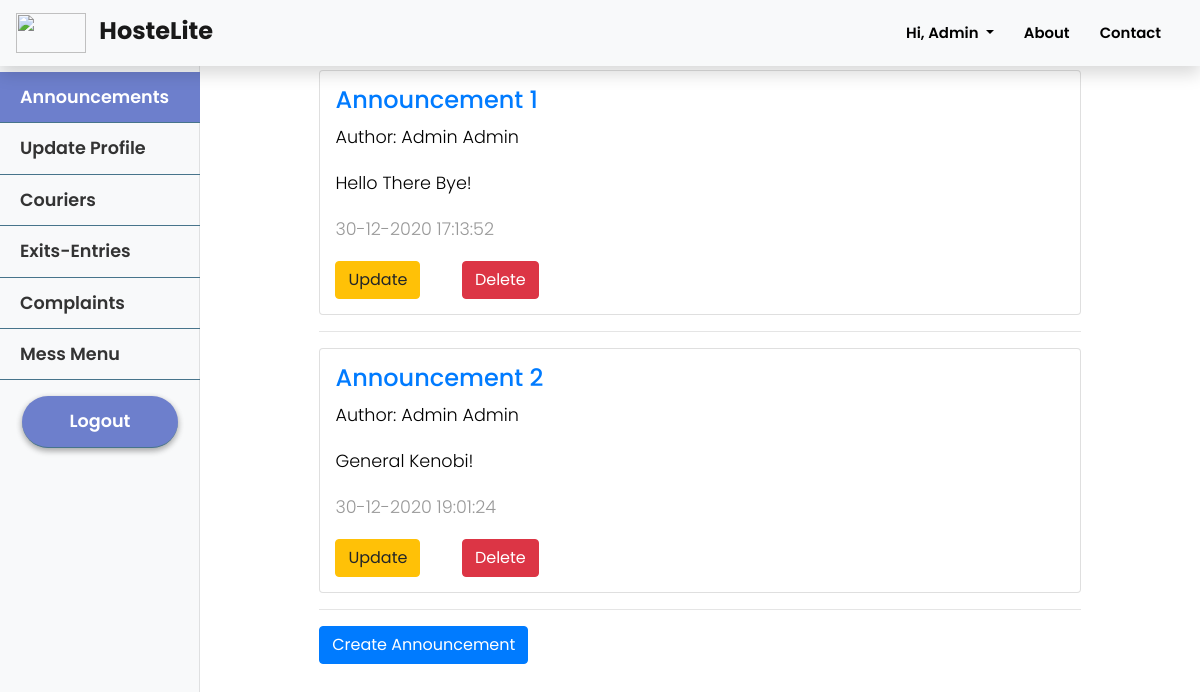
The app's page /cr/announcements (signed in), older data.
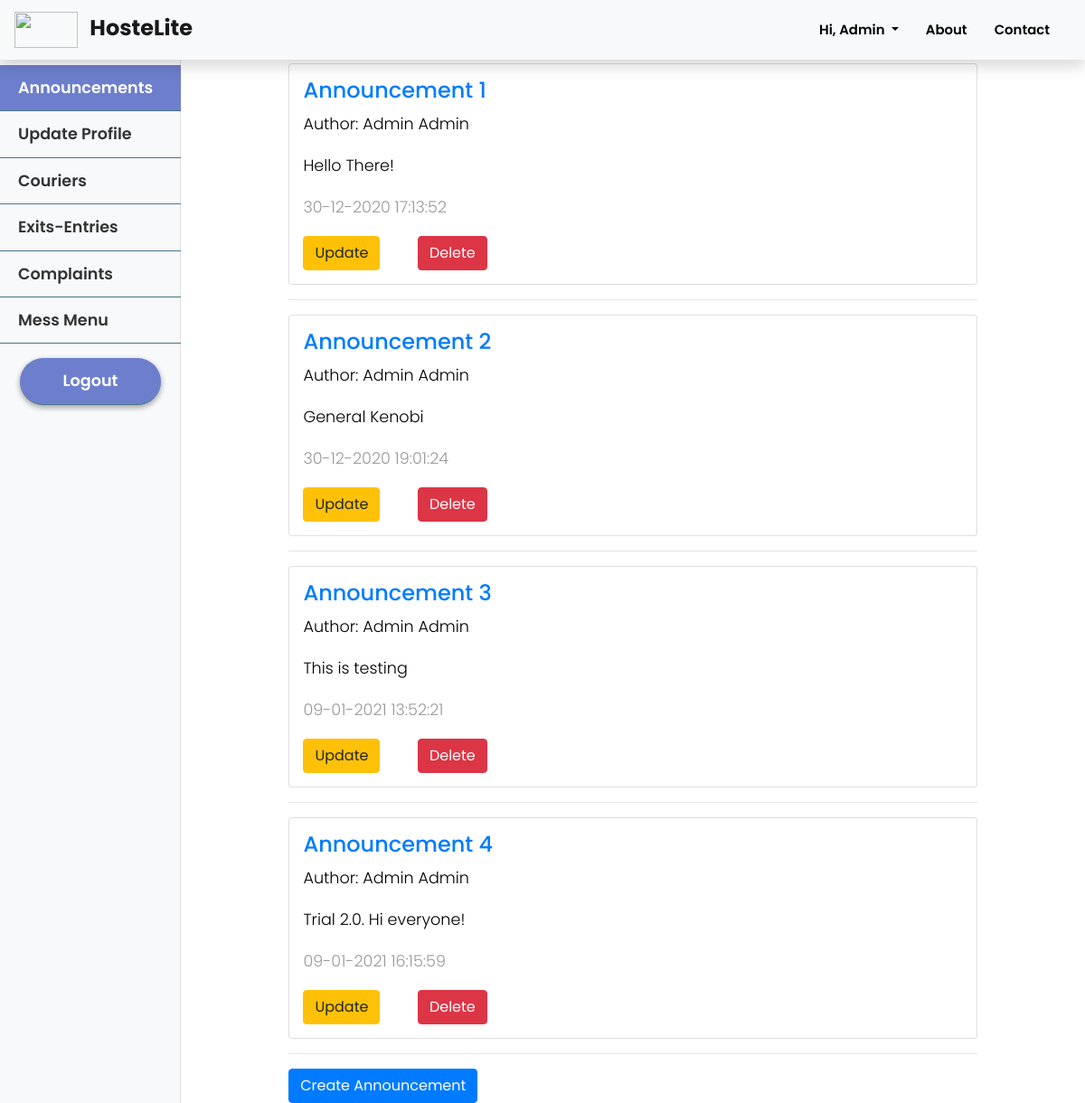
The same page, newer data.
### hostelmanagement/models.py (models this page shows, shortened)
class Announcement(db.Model):
    id = db.Column(db.Integer, primary_key=True)
    title = db.Column(db.String(100), nullable=False)
    date_posted = db.Column(db.DateTime, nullable=False, default=datetime.utcnow)
    content = db.Column(db.Text, nullable=False)
    user_id = db.Column(db.Integer, db.ForeignKey('user.id'), nullable=False)

class User(db.Model, UserMixin):
    id = db.Column(db.Integer, primary_key=True)
    college_id = db.Column(db.String(9), unique=True, nullable=False)
    firstname = db.Column(db.String(20), nullable=False)
    lastname = db.Column(db.String(20), nullable=False)
    email = db.Column(db.String(120), unique=True, nullable=False)
    password = db.Column(db.String(60), nullable=False)
    phone = db.Column(db.String(10), unique=True, nullable=False)
    address = db.Column(db.Text, nullable=False)
    course = db.Column(db.String(20),nullable=True)
    department = db.Column(db.String(20), nullable=True)
    user_type = db.Column(db.Integer, nullable = False, default=1)
    room_no = db.Column(db.Integer, nullable = True)
    announcements = db.relationship('Announcement', backref='author', lazy=True)
    complaints = db.relationship('Complaint', backref='author', lazy=True)
    mess_menu = db.relationship('MessMenu', backref='author', lazy=True)
    courier = db.relationship('Courier', backref='user', lazy=True)
    exitentry = db.relationship('ExitEntry', backref='user', lazy=True)
    visitor = db.relationship('Visitor', backref='user', lazy=True)

### hostelmanagement/routes.py (the view)
@app.route("/cr/announcements")
@login_required
def display_announcements():
    user = current_user
    announcements = Announcement.query.all()
    return render_template('cr/announcements.html', title = 'Announcements', announcements = announcements, user=user)

### hostelmanagement/models.py (called while the page is built)
@login_manager.user_loader
def load_user(user_id):
    return User.query.get(int(user_id))

### hostelmanagement/templates/cr/announcements.html (shortened to what this page needs)
{% extends 'cr/cr_layout.html' %}
{% block cr_announcements %}active{% endblock %}
{% block cr_content %}
    <div class="container" style="padding: 0 10%;">
        {% if announcements %}
        {% for announcement in announcements %}
            <div class="card">
                <a href="{{url_for('announcement_detail', announcement_id = announcement.id)}}"><h4>{{announcement.title}}</h4></a>
                <p style="color: black">Author: {{announcement.author.firstname}} {{announcement.author.lastname}}</p>
                <p style="color: black;">{{announcement.content}}</p>
                <p style="float: right;">{{announcement.date_posted.strftime('%d-%m-%Y %H:%M:%S')}}</p>
                <a href="{{ url_for('update_announcement', announcement_id=announcement.id) }}">
                    {% if user==announcement.author %}
                <div class="row">
                    <div class="col-md-2"><button class="btn btn-warning" type="submit">Update</button></div>
                    <div class="col-md-2">
                        <form action="{{ url_for('delete_announcement', announcement_id=announcement.id) }}" method="POST">
                            <button class="btn btn-danger" type="submit">Delete</button>
                        </form>
                    </div>
                </div>
                {% endif %}
            </div>
            <hr>
        {% endfor %}
    {% else %}
        <h2>No Announcements</h2>
    {% endif %}
    <a class="btn btn-primary" type="submit" href="{{ url_for('new_announcement') }}">Create Announcement</a>
    </div>
{% endblock cr_content %}

Row changes from the older to the newer data that the page shows:
changed Announcement "Announcement 1": content "Hello There Bye!" → "Hello There!"
changed Announcement "Announcement 2": content "General Kenobi!" → "General Kenobi"
added Announcement: title "Announcement 3", author.firstname "Admin", author.lastname "Admin", content "This is testing", date_posted "09-01-2021 13:52:21"
added Announcement: title "Announcement 4", author.firstname "Admin", author.lastname "Admin", content "Trial 2.0. Hi everyone!", date_posted "09-01-2021 16:15:59"
